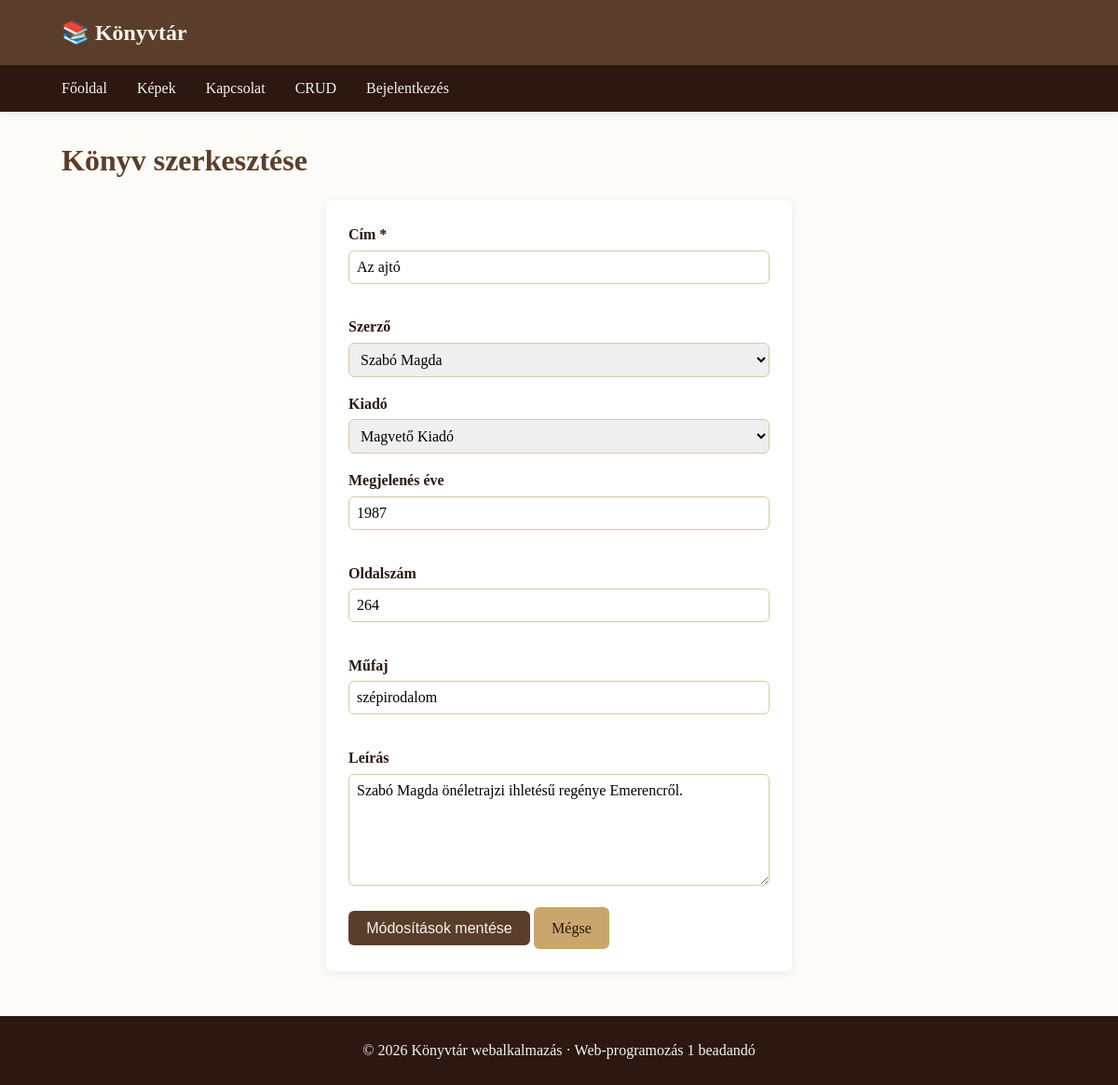
The page /konyvek/7/szerkesztes on the database its author committed.
### tables this page shows
CREATE TABLE konyvek (
    id              INT UNSIGNED AUTO_INCREMENT PRIMARY KEY,
    cim             VARCHAR(200) NOT NULL,
    szerzo_id       INT UNSIGNED NULL,
    kiado_id        INT UNSIGNED NULL,
    megjelenes_eve  SMALLINT     NULL,
    oldalszam       INT UNSIGNED NULL,
    mufaj           VARCHAR(60)  NULL,
    leiras          TEXT         NULL,
    rogzitve        DATETIME     NOT NULL DEFAULT CURRENT_TIMESTAMP,
    FOREIGN KEY (szerzo_id) REFERENCES szerzok(id) ON DELETE SET NULL,
    FOREIGN KEY (kiado_id)  REFERENCES kiadok(id)  ON DELETE SET NULL,
    INDEX (cim),
    INDEX (mufaj)
);

CREATE TABLE kiadok (
    id      INT UNSIGNED AUTO_INCREMENT PRIMARY KEY,
    nev     VARCHAR(150) NOT NULL UNIQUE,
    varos   VARCHAR(100) NULL
);

### src/Controllers/Controller.php (called while the page is built, shortened)
<?php
abstract class Controller
{
    public function __construct(PDO $dbh)
    {
        $this->dbh = $dbh;
    }
    protected function nezet(string $view, array $valtozok = [], string $cim = ''): void
    {
        extract($valtozok, EXTR_SKIP);
        require __DIR__ . '/../Views/' . $view . '.php';
        require __DIR__ . '/../Views/layout.php';
    }
}

### src/Controllers/KonyvekController.php (called while the page is built, shortened)
<?php
final class KonyvekController extends Controller
{
    public function szerkesztesUrlap(array $parameterek): void
    {
        $id = (int) ($parameterek['id'] ?? 0);
        $konyv = $this->konyvBetolt($id);
        $this->nezet('konyvek/urlap', [
            'konyv'     => $konyv,
            'szerzok'   => $this->szerzokListaja(),
            'kiadok'    => $this->kiadokListaja(),
            'hibak'     => [],
            'cselekves' => '/konyvek/' . $id . '/szerkesztes',
            'cim'       => 'Könyv szerkesztése',
        ], 'Könyv szerkesztése');
    }
    private function konyvBetolt(int $id): ?array
    {
        $stmt = $this->dbh->prepare('SELECT * FROM konyvek WHERE id = :id LIMIT 1');
        $stmt->execute([':id' => $id]);
        $sor = $stmt->fetch();
        return $sor === false ? null : $sor;
    }
    private function szerzokListaja(): array
    {
        return $this->dbh->query(
            "SELECT id, CONCAT_WS(' ', csaladi_nev, uton_nev) AS nev
             FROM szerzok ORDER BY csaladi_nev, uton_nev"
        )->fetchAll();
    }
    private function kiadokListaja(): array
    {
        return $this->dbh->query('SELECT id, nev FROM kiadok ORDER BY nev')->fetchAll();
    }
}

### public/index.php (called while the page is built, shortened)
<?php
$dbh = require __DIR__ . '/../config/db.php';
$utvonal = parse_url($_SERVER['REQUEST_URI'] ?? '/', PHP_URL_PATH) ?: '/';
$metodus = strtoupper($_SERVER['REQUEST_METHOD'] ?? 'GET');
$router = new Router($dbh);
$router->kezel($metodus, $utvonal);

### src/Views/konyvek/urlap.php (the view, shortened to what this page needs)
<?php
$h = static fn(?string $s): string => htmlspecialchars($s ?? '', ENT_QUOTES, 'UTF-8');
$ujE = ((int) ($konyv['id'] ?? 0)) === 0;
?>
<h1><?= $h($cim) ?></h1>
<form class="urlap" method="POST" action="<?= $h($cselekves) ?>" novalidate>
    <div class="urlap-mezo">
        <label for="cim">Cím *</label>
        <input type="text" id="cim" name="cim" value="<?= $h((string) $konyv['cim']) ?>">
        <div class="urlap-hibauzenet"><?= $h($hibak['cim'] ?? '') ?></div>
    </div>
    <div class="urlap-mezo">
        <label for="szerzo_id">Szerző</label>
        <select id="szerzo_id" name="szerzo_id">
            <?php foreach ($szerzok as $sz): ?>
                <option value="<?= (int) $sz['id'] ?>"
                    <?= ((string) $sz['id'] === (string) $konyv['szerzo_id']) ? 'selected' : '' ?>>
                    <?= $h($sz['nev']) ?>
                </option>
            <?php endforeach; ?>
        </select>
    </div>
    <div class="urlap-mezo">
        <label for="kiado_id">Kiadó</label>
        <select id="kiado_id" name="kiado_id">
            <?php foreach ($kiadok as $ki): ?>
                <option value="<?= (int) $ki['id'] ?>"
                    <?= ((string) $ki['id'] === (string) $konyv['kiado_id']) ? 'selected' : '' ?>>
                    <?= $h($ki['nev']) ?>
                </option>
            <?php endforeach; ?>
        </select>
    </div>
    <div class="urlap-mezo">
        <label for="megjelenes_eve">Megjelenés éve</label>
        <input type="text" id="megjelenes_eve" name="megjelenes_eve"
               value="<?= $h((string) $konyv['megjelenes_eve']) ?>"
               inputmode="numeric">
        <div class="urlap-hibauzenet"><?= $h($hibak['megjelenes_eve'] ?? '') ?></div>
    </div>
    <div class="urlap-mezo">
        <label for="oldalszam">Oldalszám</label>
        <input type="text" id="oldalszam" name="oldalszam"
               value="<?= $h((string) $konyv['oldalszam']) ?>"
               inputmode="numeric">
        <div class="urlap-hibauzenet"><?= $h($hibak['oldalszam'] ?? '') ?></div>
    </div>
    <div class="urlap-mezo">
        <label for="mufaj">Műfaj</label>
        <input type="text" id="mufaj" name="mufaj" value="<?= $h((string) $konyv['mufaj']) ?>">
        <div class="urlap-hibauzenet"><?= $h($hibak['mufaj'] ?? '') ?></div>
    </div>
    <div class="urlap-mezo">
        <label for="leiras">Leírás</label>
        <textarea id="leiras" name="leiras"><?= $h((string) $konyv['leiras']) ?></textarea>
    </div>
    <button type="submit" class="gomb">
        <?= $ujE ? 'Könyv mentése' : 'Módosítások mentése' ?>
    </button>
    <a class="gomb gomb-masodlagos" href="/konyvek">Mégse</a>
</form>

### src/Router.php (shortened to what this page needs)
<?php
final class Router
{
    private array $utvonalak = [];
    private PDO $dbh;
    public function __construct(PDO $dbh)
    {
        $this->dbh = $dbh;
    }
    private function hozzaad(string $metodus, string $minta, string $controller, string $akcio): void
    {
        $this->utvonalak[] = [
            'metodus'    => $metodus,
            'minta'      => $minta,
            'controller' => $controller,
            'akcio'      => $akcio,
        ];
    }
    public function kezel(string $metodus, string $utvonal): void
    {
        foreach ($this->utvonalak as $ut) {
            if ($ut['metodus'] !== $metodus) {
                continue;
            }
            $regex = $this->mintaRegex($ut['minta']);
            if (preg_match($regex, $utvonal, $talalat)) {
                $parameterek = array_filter(
                    $talalat,
                    fn($kulcs) => is_string($kulcs),
                    ARRAY_FILTER_USE_KEY
                );
                $controller = new $osztaly($this->dbh);
                $controller->{$ut['akcio']}($parameterek);
                return;
            }
        }
    }
    private function mintaRegex(string $minta): string
    {
        $regex = preg_replace('#\{([a-zA-Z_]+)\}#', '(?P<$1>[^/]+)', $minta);
        return '#^' . $regex . '$#';
    }
}

### public/assets/css/stilus.css (style rules this page uses)
:root { --szin-elsodleges: #5a3e2b; --szin-masodlagos: #c9a66b; --szin-vilagos: #f8f4ec; --szin-sotet: #2c1810; --szin-szoveg: #2c1810; --szin-hatter: #fdfbf7; --szin-keret: #d9c9a9; --szin-hiba: #b71c1c; --szin-siker: #2e7d32; --tavolsag: 1rem; --kerekitett: 6px; --arnyek: 0 2px 8px rgba(0, 0, 0, 0.08); --max-szelesseg: 1100px; }
* { box-sizing: border-box; }
html, body { margin: 0; padding: 0; }
body { font-family: Georgia, 'Times New Roman', serif; color: var(--szin-szoveg); background-color: var(--szin-hatter); line-height: 1.6; }
a { color: var(--szin-elsodleges); text-decoration: none; }
h1, h2, h3 { color: var(--szin-elsodleges); line-height: 1.3; }
.urlap { max-width: 500px; margin: 0 auto; background: white; padding: 1.5rem; border-radius: var(--kerekitett); box-shadow: var(--arnyek); }
.urlap-mezo { margin-bottom: 1rem; }
.urlap-mezo label { display: block; margin-bottom: 0.25rem; font-weight: bold; }
.urlap-mezo input, .urlap-mezo textarea, .urlap-mezo select { width: 100%; padding: 0.5rem; border: 1px solid var(--szin-keret); border-radius: var(--kerekitett); font-family: inherit; font-size: 1rem; }
.urlap-mezo textarea { min-height: 120px; resize: vertical; }
.urlap-hibauzenet { color: var(--szin-hiba); font-size: 0.85rem; margin-top: 0.25rem; min-height: 1em; }
.gomb { display: inline-block; padding: 0.6rem 1.2rem; background-color: var(--szin-elsodleges); color: var(--szin-vilagos); border: none; border-radius: var(--kerekitett); cursor: pointer; font-size: 1rem; text-decoration: none; }
.gomb-masodlagos { background-color: var(--szin-masodlagos); color: var(--szin-sotet); }

### rows shown on the page
konyvek: cim "Az ajtó", szerzo_id "Szabó Magda", kiado_id "Magvető Kiadó", megjelenes_eve "1987", oldalszam "264", mufaj "szépirodalom", leiras "Szabó Magda önéletrajzi ihletésű regénye Emerencről."
